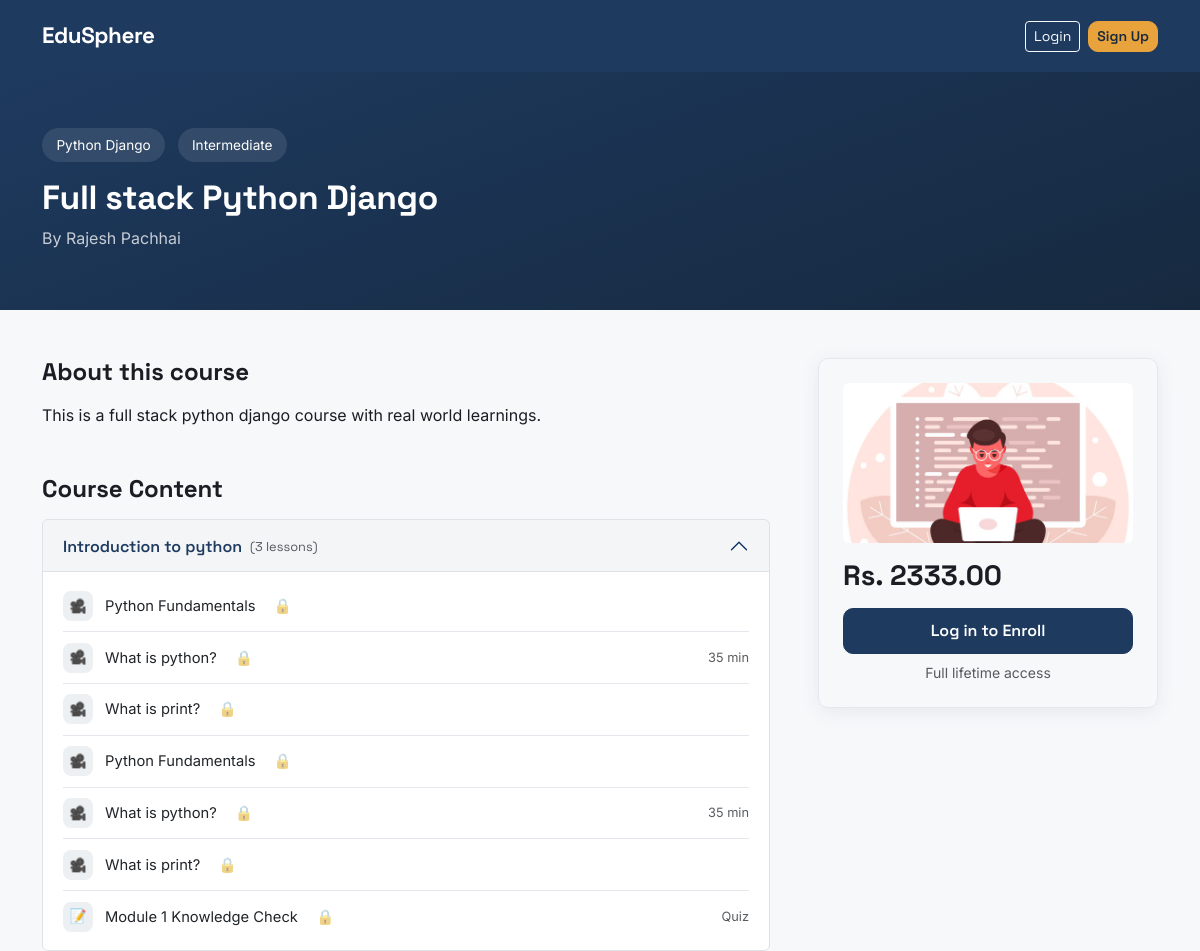
/courses/full-stack-python-django/, run on the app's committed database.
### courses/models.py (models this page shows, shortened)
class Course(models.Model):
    class Level(models.TextChoices):
        BEGINNER = "beginner", "Beginner"
        INTERMEDIATE = "intermediate", "Intermediate"
        ADVANCED = "advanced", "Advanced"
    instructor = models.ForeignKey(
        settings.AUTH_USER_MODEL,
        on_delete=models.CASCADE,
        related_name="courses",
        limit_choices_to={'role': 'instructor'}
    )
    category = models.ForeignKey(Category, on_delete=models.SET_NULL, null=True, related_name="courses")
    title = models.CharField(max_length=200)
    slug = models.SlugField(unique=True, blank=True)
    description = models.TextField()
    thumbnail = models.ImageField(upload_to="course_thumbnails/", blank=True, null=True)
    level = models.CharField(max_length=20, choices=Level.choices, default=Level.BEGINNER)
    price = models.DecimalField(max_digits=8, decimal_places=2, default=0)
    is_published = models.BooleanField(default=False)
    created_at = models.DateTimeField(auto_now_add=True)
    updated_at = models.DateTimeField(auto_now=True)
    class Meta:
        ordering = ['-created_at']

class Category(models.Model):
    name = models.CharField(max_length=100, unique=True)
    slug = models.SlugField(unique=True, blank=True)
    class Meta:
        verbose_name_plural = "Categories"

class Module(models.Model):
    course = models.ForeignKey(Course, on_delete=models.CASCADE, related_name="modules")
    title = models.CharField(max_length=200)
    order = models.PositiveIntegerField(default=0)
    class Meta:
        ordering = ['order']

class Lesson(models.Model):
    class ContentType(models.TextChoices):
        VIDEO = "video", "Video"
        PDF = "pdf", "PDF"
        TEXT = "text", "Text"
    module = models.ForeignKey(Module, on_delete=models.CASCADE, related_name="lessons")
    title = models.CharField(max_length=200)
    content_type = models.CharField(max_length=10, choices=ContentType.choices, default=ContentType.VIDEO)
    video_url = models.URLField(blank=True, help_text="YouTube or Vimeo embed link")
    pdf_file = models.FileField(upload_to="lesson_pdfs/", blank=True, null=True)
    text_content = models.TextField(blank=True)
    order = models.PositiveIntegerField(default=0)
    duration_minutes = models.PositiveIntegerField(default=0, help_text="Estimated time to complete")
    class Meta:
        ordering = ['order']

### accounts/models.py (models this page shows, shortened)
class CustomUser(AbstractUser):
    class Role(models.TextChoices):
        STUDENT = "student", "Student"
        INSTRUCTOR = "instructor", "Instructor"
        ADMIN = "admin", "Admin"
    username = None
    email = models.EmailField(unique=True)
    role = models.CharField(max_length=20, choices=Role.choices, default=Role.STUDENT)
    profile_picture = models.ImageField(upload_to="profile_pics/", blank=True, null=True)
    bio = models.TextField(blank=True)
    created_at = models.DateTimeField(auto_now_add=True)
    USERNAME_FIELD = "email"
    REQUIRED_FIELDS = []
    objects = CustomUserManager()

### quizzes/models.py (models this page shows, shortened)
class Quiz(models.Model):
    module = models.OneToOneField(
        Module,
        on_delete=models.CASCADE,
        related_name='quiz'
    )
    title = models.CharField(max_length=200)
    instructions = models.TextField(blank=True)
    passing_score = models.PositiveIntegerField(
        default=70,
        help_text="Minimum percentage required to pass"
    )
    created_at = models.DateTimeField(auto_now_add=True)
    class Meta:
        ordering = ['module']

### courses/views.py (the view)
# urls.py: path('<slug:slug>/', views.CourseDetailView.as_view(), name='course_detail'),
class CourseDetailView(DetailView):
    model = Course
    template_name = 'courses/course_detail.html'
    context_object_name = 'course'
    slug_field = 'slug'
    slug_url_kwarg = 'slug'
    def get_context_data(self, **kwargs):
        context = super().get_context_data(**kwargs)
        user = self.request.user
        is_enrolled = False
        if user.is_authenticated and getattr(user, 'role', None) == 'student':
            from enrollments.models import Enrollment
            is_enrolled = Enrollment.objects.filter(
                student=user, course=self.object
            ).exists()
        context['is_enrolled'] = is_enrolled
        return context

### courses/templates/courses/course_detail.html (shortened to what this page needs)
{% extends 'base.html' %}
{% block content %}
<div class="course-hero">
    <div class="container">
        <span class="meta-pill">{{ course.category.name|default:"General" }}</span>
        <span class="meta-pill">{{ course.get_level_display }}</span>
        <h1 class="mt-3">{{ course.title }}</h1>
        <p class="mb-1" style="color: rgba(255,255,255,0.75);">By {{ course.instructor.first_name }}
            {{course.instructor.last_name }}</p>
    </div>
</div>
<div class="container mt-5">
    <div class="row g-5">
        <div class="col-md-8">
            <h4 class="fw-bold mb-3">About this course</h4>
            <p>{{ course.description }}</p>
            <h4 class="fw-bold mt-5 mb-3">Course Content</h4>
            <div class="accordion module-accordion" id="moduleAccordion">
                {% for module in course.modules.all %}
                <div class="accordion-item">
                    <h2 class="accordion-header">
                        <button class="accordion-button {% if not forloop.first %}collapsed{% endif %}" type="button"
                            data-bs-toggle="collapse" data-bs-target="#module{{ module.id }}">
                            {{ module.title }}
                            <span class="text-muted ms-2" style="font-size: 0.8rem; font-weight: 400;">
                                ({{ module.lessons.count }} lesson{{ module.lessons.count|pluralize }})
                            </span>
                        </button>
                    </h2>
                    <div id="module{{ module.id }}"
                        class="accordion-collapse collapse {% if forloop.first %}show{% endif %}"
                        data-bs-parent="#moduleAccordion">
                        <div class="accordion-body pt-2 pb-2">
                            {% for lesson in module.lessons.all %}
                            <div class="lesson-row">
                                <div class="lesson-icon">
                                    {% if lesson.content_type == 'video' %}🎥{% elif lesson.content_type == 'pdf' %}📄{%
                                    else %}📝{% endif %}
                                </div>
                                {% if is_enrolled %}
                                <a href="{% url 'enrollments:lesson_detail' course.slug lesson.id %}"
                                    class="lesson-row-link">
                                    {{ lesson.title }}
                                </a>
                                {% else %}
                                <span>{{ lesson.title }}</span>
                                <span class="lesson-locked-icon" title="Enroll to unlock">🔒</span>
                                {% endif %}
                                {% if lesson.duration_minutes %}
                                <span class="text-muted ms-auto" style="font-size: 0.8rem;">{{ lesson.duration_minutes}}
                                    min</span>
                                {% endif %}
                            </div>
                            {% endfor %}
                            {% for lesson in module.lessons.all %}
                            <div class="lesson-row">
                                <div class="lesson-icon">
                                    {% if lesson.content_type == 'video' %}🎥{% elif lesson.content_type == 'pdf' %}📄{%
                                    else %}📝{% endif %}
                                </div>
                                {% if is_enrolled %}
                                <a href="{% url 'enrollments:lesson_detail' course.slug lesson.id %}"
                                    class="lesson-row-link">
                                    {{ lesson.title }}
                                </a>
                                {% else %}
                                <span>{{ lesson.title }}</span>
                                <span class="lesson-locked-icon" title="Enroll to unlock">🔒</span>
                                {% endif %}
                                {% if lesson.duration_minutes %}
                                <span class="text-muted ms-auto" style="font-size: 0.8rem;">{{ lesson.duration_minutes}}
                                    min</span>
                                {% endif %}
                            </div>
                            {% endfor %}
                            {% if module.quiz %}
                            <div class="lesson-row">
                                <div class="lesson-icon">📝</div>
                                {% if is_enrolled %}
                                <a href="{% url 'quizzes:quiz_detail' module.id %}" class="lesson-row-link">
                                    {{ module.quiz.title }}
                                </a>
                                {% else %}
                                <span>{{ module.quiz.title }}</span>
                                <span class="lesson-locked-icon" title="Enroll to unlock">🔒</span>
                                {% endif %}
                                <span class="text-muted ms-auto" style="font-size: 0.8rem;">Quiz</span>
                            </div>
                            {% endif %}
                        </div>
                    </div>
                </div>
                {% empty %}
                <p class="text-muted">No modules added yet.</p>
                {% endfor %}
            </div>
        </div>
        <div class="col-md-4">
            <div class="sticky-enroll-card p-4">
                {% if course.thumbnail %}
                <img src="{{ course.thumbnail.url }}" class="w-100 rounded mb-3"
                    style="height: 160px; object-fit: cover;">
                {% endif %}
                <h3 class="fw-bold mb-3">
                    {% if course.price > 0 %}Rs. {{ course.price }}{% else %}Free{% endif %}
                </h3>
                {% if user.is_authenticated and user.role == 'student' %}
                {% if is_enrolled %}
                <a href="{% url 'enrollments:continue_course' course.slug %}" class="btn btn-success w-100 mb-2">
                    ✓ Enrolled — Continue Learning
                </a>
                {% else %}
                <form method="post" action="{% url 'enrollments:enroll' course.slug %}">
                    {% csrf_token %}
                    <button type="submit" class="btn btn-primary w-100 mb-2">Enroll Now</button>
                </form>
                {% endif %}
                {% elif not user.is_authenticated %}
                <a href="{% url 'accounts:login' %}?next={{ request.path }}" class="btn btn-primary w-100 mb-2">
                    Log in to Enroll
                </a>
                {% else %}
                <p class="text-muted small text-center mb-0">Instructor accounts cannot enroll.</p>
                {% endif %}
                <p class="text-muted small text-center mb-0">Full lifetime access</p>
            </div>
        </div>
    </div>
</div>
{% endblock %}

### templates/base.html (shortened to what this page needs)
{% load static %}
<!DOCTYPE html>
<html lang="en">
<head>
    <link href="https://cdn.jsdelivr.net/npm/bootstrap@5.3.3/dist/css/bootstrap.min.css" rel="stylesheet">
    <link href="{% static 'css/custom.css' %}" rel="stylesheet">
</head>
<body>
    <nav class="navbar navbar-expand-lg navbar-dark">
        <div class="container">
            <a class="navbar-brand" href="{% url 'home' %}">EduSphere</a>
            <div class="ms-auto d-flex align-items-center">
                {% if user.is_authenticated %}
                {% if user.role == 'student' %}
                <a href="{% url 'enrollments:my_courses' %}" class="btn btn-outline-light btn-sm me-3">My Courses</a>
                {% endif %}
                <span class="text-light me-3">
                    {{ user.first_name }}
                    <span class="role-badge {{ user.role }} ms-1">{{ user.role }}</span>
                </span>
                <a href="{% url 'accounts:logout' %}" class="btn btn-outline-light btn-sm">Logout</a>
                {% else %}
                <a href="{% url 'accounts:login' %}" class="btn btn-outline-light btn-sm me-2">Login</a>
                <a href="{% url 'accounts:register_choice' %}" class="btn btn-accent btn-sm">Sign Up</a>
                {% endif %}
            </div>
        </div>
    </nav>
    {% block content %}
    {% endblock %}
</body>
</html>

### static/css/custom.css (style rules this page uses)
:root { --ink: #1E3A5F; --ink-dark: #16293F; --amber: #E8A33D; --amber-dark: #CC8A28; --bg: #F7F8FA; --surface: #FFFFFF; --text: #1A1D23; --text-muted: #5B6470; --border: #E4E7EC; --student: #3B7DD8; --instructor: #C6702B; --radius: 10px; }
body { background-color: var(--bg); color: var(--text); font-family: 'Inter', sans-serif; }
h1, h2, h3, h4, .navbar-brand, .btn { font-family: 'Space Grotesk', sans-serif; }
.navbar { background-color: var(--ink) !important; padding: 0.9rem 0; }
.navbar-brand { font-weight: 700; font-size: 1.4rem; letter-spacing: -0.02em; }
.btn-primary { background-color: var(--ink); border-color: var(--ink); font-weight: 600; border-radius: var(--radius); padding: 0.6rem 1.4rem; }
.btn-accent { background-color: var(--amber); border-color: var(--amber); color: var(--ink-dark); font-weight: 600; border-radius: var(--radius); }
.course-hero { background: linear-gradient(160deg, var(--ink) 0%, var(--ink-dark) 100%); color: #fff; padding: 3.5rem 0; }
.course-hero h1 { font-size: 2.1rem; font-weight: 700; letter-spacing: -0.01em; }
.course-hero .meta-pill { display: inline-flex; align-items: center; gap: 0.4rem; background: rgba(255,255,255,0.1); padding: 0.4rem 0.9rem; border-radius: 20px; font-size: 0.85rem; margin-right: 0.5rem; }
.sticky-enroll-card { position: sticky; top: 90px; border-radius: var(--radius); border: 1px solid var(--border); box-shadow: 0 4px 20px rgba(30,58,95,0.08); }
.module-accordion .accordion-button { font-weight: 600; background: var(--surface); }
.module-accordion .accordion-button:not(.collapsed) { background: rgba(30,58,95,0.05); color: var(--ink); }
.lesson-row { display: flex; align-items: center; gap: 0.75rem; padding: 0.65rem 0; border-bottom: 1px solid var(--border); font-size: 0.92rem; }
.lesson-row:last-child { border-bottom: none; }
.lesson-icon { width: 30px; height: 30px; border-radius: 8px; background: rgba(30,58,95,0.08); display: flex; align-items: center; justify-content: center; font-size: 0.85rem; flex-shrink: 0; }
.lesson-locked-icon { margin-left: 6px; opacity: 0.5; }

### data on the page
Course: category.name "Python Django", level "Intermediate", title "Full stack Python Django", instructor.first_name "Rajesh", instructor.last_name "Pachhai", description "This is a full stack python django course with real world learnings.", thumbnail (picture), price "2333.00"
Module: title "Introduction to python", lessons.count "3", quiz "Module 1 Knowledge Check"
Lesson: title "Python Fundamentals"
Lesson: title "What is python?", duration_minutes "35"
Lesson: title "What is print?"
